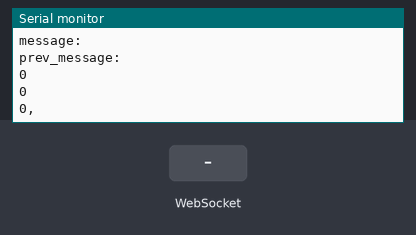
The sketch below on a simulated ESP32. Shown: the last lines printed to the serial monitor. The test bench sets the inputs (shaded band). WiFi joins after 1.5 s; servers stay silent unless stated.

Above: at 3.2 s.
3.3 s: WebSocket text "getValue" received
At 5.2 s:
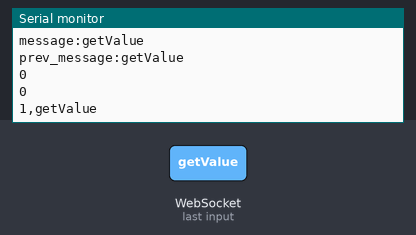
5.5 s: WebSocket text "," received
At 7.0 s:
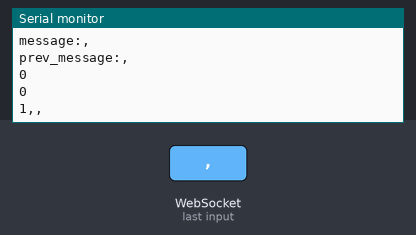

Measured:
- after the input at 3.3 s, the serial monitor: prints a new line at once (image 1)
- after the input at 5.5 s, the serial monitor: prints a new line after 0.51 s (image 2)

The sketch:

food_dispenser_esp32.ino
```cpp
#include <ESP32Servo.h>
#include <WiFi.h>
#include <AsyncTCP.h>
#include <ESPAsyncWebServer.h>
#include "HX711.h"
#include <LiquidCrystal_I2C.h>
#include <DHT.h>
Servo myservo;
// Set the LCD address to 0x27 for a 16 chars and 2 line display
LiquidCrystal_I2C lcd(0x27, 16, 2);
LiquidCrystal_I2C lcd1(0x26, 16, 2);

//Data communication
char c;
String dataIn;

//DHT11
const int DHTPIN = 8;
const int DHTTYPE = DHT11;
DHT dht(DHTPIN, DHTTYPE);

// HX711 circuit wiring
const int LOADCELL_DOUT_PIN = 2;
const int LOADCELL_SCK_PIN = 3;
int pos = 0;
int thresholdWeight=0;
int thresholdTimer=0;
HX711 scale;

String message="";
// Replace with your network credentials
const char* ssid = "Thien Tu";
const char* password = "thienhao";

//Time
unsigned long timedelay;

// Create AsyncWebServer object on port 80
AsyncWebServer server(80);
AsyncWebSocket ws("/ws");

const char index_html[] PROGMEM = R"rawliteral(
<!DOCTYPE HTML><html>
<head>
  <title>ESP Web Server</title>
  <meta name="viewport" content="width=device-width, initial-scale=1">
  <link rel="icon" href="data:,">
  <style>
  html {
    font-family: Arial, Helvetica, sans-serif;
    text-align: center;
  }
  h1 {
    font-size: 1.8rem;
    color: white;
  }
  h2{
    font-size: 2rem;
    font-weight: bold;
    color: #143642;
  }
  .topnav {
    overflow: hidden;
    background-color: rgb(15, 233, 19);
  }
  body {
    margin: 0;
  }
  .content {
    padding: 30px;
    max-width: 600px;
    margin: 0 auto;
  }
  .card {
    background-color: #F8F7F9;;
    box-shadow: 2px 2px 12px 1px rgba(140,140,140,.5);
    padding-top:10px;
    padding-bottom:20px;
  }
  .button {
    padding: 15px 50px;
    font-size: 24px;
    text-align: center;
    outline: none;
    color: #fff;
    background-color: #0f8b8d;
    border: none;
    border-radius: 5px;
    -webkit-touch-callout: none;
    -webkit-user-select: none;
    -khtml-user-select: none;
    -moz-user-select: none;
    -ms-user-select: none;
    user-select: none;
    -webkit-tap-highlight-color: rgba(0,0,0,0);
   }
   /*.button:hover {background-color: #0f8b8d}*/
   .button:active {
     background-color: #0f8b8d;
     box-shadow: 2 2px #CDCDCD;
     transform: translateY(2px);
   }
   .state {
     font-size: 1.5rem;
     color:#8c8c8c;
     font-weight: bold;
   }
   label {
      display: block;
      margin-bottom: 8px;
      text-align: center;
      font-size: 20px;

    }

    input {
      width: 100%;
      padding: 8px;
      box-sizing: border-box;
      border: 1px solid #ccc;
      border-radius: 4px;
      font-size: 16px;
    }
    input::-webkit-outer-spin-button,
input::-webkit-inner-spin-button {
  -webkit-appearance: none;
  margin: 0;
}
   select {
  /* Reset */
  appearance: none;
  border: 0;
  outline: 0;
  font: inherit;
  /* Personalize */
  margin: 0 0 10px 0;
  width: 20rem;
  padding: 1rem 4rem 1rem 1rem;
  background: var(--arrow-icon) no-repeat right 0.8em center / 1.4em,
    linear-gradient(to left, var(--arrow-bg) 3em, var(--select-bg) 3em);
  color: black;
  border-radius: 0.25em;
  box-shadow: 0 0 1em 0 rgba(0, 0, 0, 0.2);
  cursor: pointer;
  /* Remove IE arrow */
  &::-ms-expand {
    display: none;
  }
  /* Remove focus outline */
  &:focus {
    outline: none;
  }
  /* <option> colors */
  option {
    color: inherit;
    background-color: var(--option-bg);
  }
}
.footer-distributed {
  background-color: #292c2f;
  box-shadow: 0 1px 1px 0 rgba(0, 0, 0, 0.12);
  box-sizing: border-box;
  width: 100%;
  text-align: left;
  font: normal 16px sans-serif;
  padding: 45px 50px;
}

.footer-distributed .footer-left p {
  color: #8f9296;
  font-size: 14px;
  margin: 0;
}
/* Footer links */

.footer-distributed p.footer-links {
  font-size: 18px;
  font-weight: bold;
  color: #ffffff;
  margin: 0 0 10px;
  padding: 0;
  transition: ease .25s;
}

.footer-distributed p.footer-links a {
  display: inline-block;
  line-height: 1.8;
  text-decoration: none;
  color: inherit;
  transition: ease .25s;
}

.footer-distributed .footer-links a:before {
  content: "·";
  font-size: 20px;
  left: 0;
  color: #fff;
  display: inline-block;
  padding-right: 5px;
}

.footer-distributed .footer-links .link-1:before {
  content: none;
}

.footer-distributed .footer-right {
  float: right;
  margin-top: 6px;
  max-width: 180px;
}

.footer-distributed .footer-right a {
  display: inline-block;
  width: 35px;
  height: 35px;
  background-color: #33383b;
  border-radius: 2px;
  font-size: 20px;
  color: #ffffff;
  text-align: center;
  line-height: 35px;
  margin-left: 3px;
  transition:all .25s;
}

.footer-distributed .footer-right a:hover{transform:scale(1.1); -webkit-transform:scale(1.1);}

.footer-distributed p.footer-links a:hover{text-decoration:underline;}

/* Media Queries */

@media (max-width: 600px) {
  .footer-distributed .footer-left, .footer-distributed .footer-right {
    text-align: center;
  }
  .footer-distributed .footer-right {
    float: none;
    margin: 0 auto 20px;
  }
  .footer-distributed .footer-left p.footer-links {
    line-height: 1.8;
  }
}
  </style>
<title>ESP Web Server</title>
<meta name="viewport" content="width=device-width, initial-scale=1">
<link rel="icon" href="data:,">
</head>
<body>
  <div class="topnav">
    <h1>Cat food dispenser</h1>
  </div>

  <div class="content">
    <div class="card">
      <h2>FOOD FEEDING CONTROLLER</h2>
    <label for="cars">Choose time interval for feeding cat:</label>
  <select name="interval" id="interval">
    <option selected value="12">12 hours</option>
    <option value="8">8 hours</option>
    <option value="6">6 hours</option>
    <option value="4">4 hours</option>
  </select>
  <label for="weight">Enter amount of weight:</label>
  <input type="number" id="weight" placeholder="Enter amount of weight (gam)">
      <p><button id="button" class="button" onclick="sendValues()">Submit</button></p>
    </div>
  </div>

  <footer class="footer-distributed">
    <div class="footer-left">
        <p>Nhom 3- Nguyen Thien Hao, Dao Ngoc Duc va Duong Ba Hung</p>
    </div>

</footer>
<script>
  var gateway = `ws://${window.location.hostname}/ws`;
  var websocket;
  window.addEventListener('load', onLoad);
  function initWebSocket() {
    console.log('Trying to open a WebSocket connection...');
    websocket = new WebSocket(gateway);
    websocket.onopen    = onOpen;
    websocket.onclose   = onClose;
    websocket.onmessage = onMessage; // <-- add this line
  }
  function getValue() {
    websocket.send('getValue');
  }
  function onOpen(event) {
    console.log('Connection opened');
    getValue();
  }
  function onClose(event) {
    console.log('Connection closed');
    setTimeout(initWebSocket, 2000);
  }
  function onMessage(event) {
    var state;
    if (event.data == "getValue"){
        document.getElementById('weight').value=0;
    }
  }
  function onLoad(event) {
    initWebSocket();
  }
  function sendValues() {
    var weightInput=document.getElementById('weight').value;
    var intervalInput = document.getElementById('interval').value;
    // if(weightInput>0){
    websocket.send(weightInput.toString()+","+ intervalInput.toString());

  }

</script>
</body>
</html>
)rawliteral";

void notifyClients() {
  ws.textAll("getValue");
}
String tempWeight="--";
String tempInterval="++";
int isUpdate=0;
String previousMessage="";
void handleWebSocketMessage(void *arg, uint8_t *data, size_t len) {
  AwsFrameInfo *info = (AwsFrameInfo*)arg;
  if (info->final && info->index == 0 && info->len == len && info->opcode == WS_TEXT) {
    data[len] = 0;
    message=(char*)data;
    int idx=message.indexOf(",");
    tempWeight=message.substring(0,idx);
    thresholdWeight=tempWeight.toInt();
    tempInterval=message.substring(idx+1);
    thresholdTimer=tempInterval.toInt();
    if (strcmp((char*)data, "getValue") == 0) {
      notifyClients();
    }
  }
}

void onEvent(AsyncWebSocket *server, AsyncWebSocketClient *client, AwsEventType type,
             void *arg, uint8_t *data, size_t len) {
  switch (type) {
    case WS_EVT_CONNECT:
      Serial.printf("WebSocket client #%u connected from %s\n", client->id(), client->remoteIP().toString().c_str());
      break;
    case WS_EVT_DISCONNECT:
      Serial.printf("WebSocket client #%u disconnected\n", client->id());
      break;
    case WS_EVT_DATA:
      handleWebSocketMessage(arg, data, len);
      break;
    case WS_EVT_PONG:
    case WS_EVT_ERROR:
      break;
  }
}

void initWebSocket() {
  ws.onEvent(onEvent);
  server.addHandler(&ws);
}

unsigned long timedelay1;
void setup(){
  // Serial port for debugging purposes
  Serial.begin(115200);
  Serial2.begin(9600);
  timedelay=millis();
  timedelay1=millis();

  // Connect to Wi-Fi
  WiFi.begin(ssid, password);
  while (WiFi.status() != WL_CONNECTED) {
    delay(1000);
    Serial.println("Connecting to WiFi..");
  }

  // Print ESP Local IP Address
  Serial.println(WiFi.localIP());

  initWebSocket();

  // Route for root / web page
  server.on("/", HTTP_GET, [](AsyncWebServerRequest *request){
    request->send_P(200, "text/html", index_html);
  });

  // Start server
  server.begin();
}
String correctMessage="";
void loop() {

//  while(Serial2.available()){
//    c=Serial2.read();
//    if(c!='\n'){
//      dataIn+=c;
//    }
//    else{
//      break;
//    }
//  }
//  if(c=='\n'){
//    Serial.println(dataIn);
//    c=0;
//    dataIn="";
//  }
  if((unsigned long)(millis()-timedelay)>2000){
    if (strcmp(message.c_str(), previousMessage.c_str()) != 0) {
      previousMessage=message;
      correctMessage="1,"+previousMessage;
    }
    else{
      correctMessage="0,"+previousMessage;
  }
  Serial2.print(correctMessage+"\n");
    Serial.println("message:"+message);
    Serial.println("prev_message:"+previousMessage);
    Serial.println(thresholdWeight);
    Serial.println(thresholdTimer);
    Serial.println(correctMessage);
      timedelay=millis();
  }

  ws.cleanupClients();
}
```
